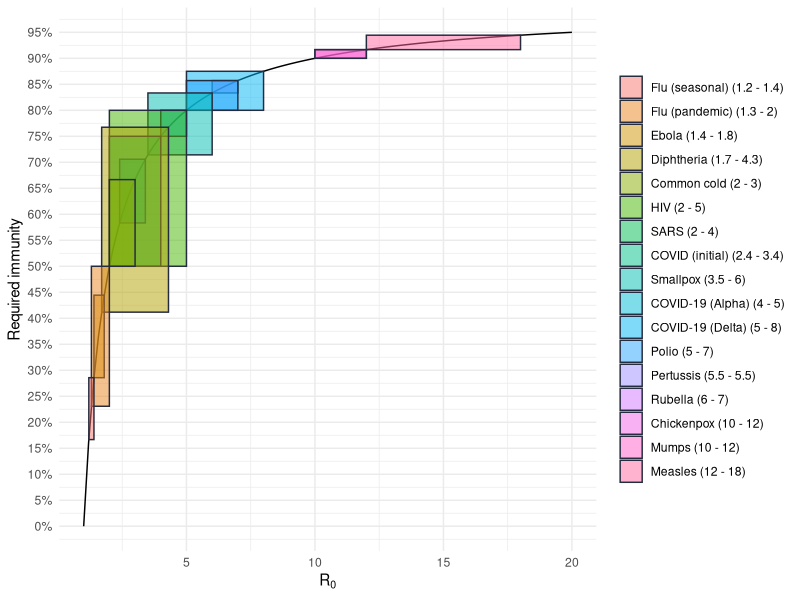

Generate this figure with R:
## ---- chunk 1
plot_folder <- file.path("plots", "reproductive-number/")
if (!dir.exists(plot_folder)) dir.create(plot_folder)

knitr::opts_chunk$set(message = FALSE, dpi = 400, fig.path = "plots/")

library(dplyr)
library(ggplot2)
## ---- chunk 2
R_zero <- tibble(
  P = c("Measles", "Chickenpox", "Mumps", "Rubella", "COVID-19 (Delta)", "Polio", "Pertussis", "Smallpox", "COVID-19 (Alpha)", "HIV", "COVID (initial)", "SARS", "Diphtheria", "Common cold", "Ebola", "Flu (pandemic)", "Flu (seasonal)", "MERS"),
  start = c(12, 10, 10, 6, 5, 5, 5.5, 3.5, 4, 2, 2.4, 2, 1.7, 2, 1.4, 1.3, 1.2, 0.3),
  stop = c(18, 12, 12, 7, 8, 7, 5.5, 6, 5, 5, 3.4, 4, 4.3, 3, 1.8, 2, 1.4, 0.8),
  startIm = 1 - 1 / start,
  stopIm = 1 - 1 / stop
)

tibble(R = seq(1, 20, length.out = 100), Im = 1 - 1 / R) %>%
  ggplot() +
  geom_line(aes(R, Im)) +
  geom_rect(data = R_zero %>% filter(P != "MERS"), mapping = aes(xmin = start, xmax = stop, ymin = startIm, ymax = stopIm, fill = reorder(glue::glue("{P} ({start} - {stop})"), start)), alpha = .5, color = "#262c40") +
  labs(x = expression(R[0]), y = "Required immunity", fill = NULL) +
  scale_y_continuous(breaks = seq(0, 1, .05), labels = function(x) paste0(round(x * 100), "%")) +
  theme_minimal()
